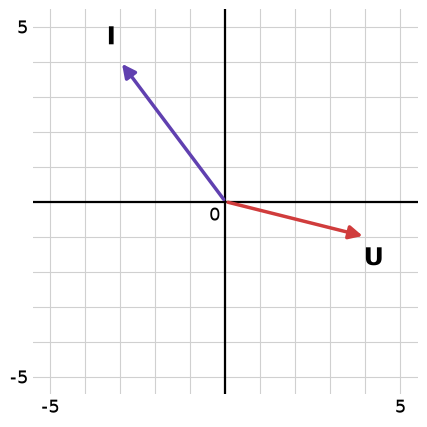

Python code for this plot:
"""Draw 1.1_vectors.png: the phasors U = (4; -1) V and I = (-3; 4) A in a coordinate system.

Usage: python3 1.1_vectors.py (requires matplotlib). The image is written next to this script.
"""
from pathlib import Path

import matplotlib

matplotlib.use("Agg")
import matplotlib.pyplot as plt

OUT = Path(__file__).with_suffix(".png")
# Phasor name -> (coordinates, color).
VECTORS = {"U": ((4, -1), "#d03c3c"), "I": ((-3, 4), "#6040b0")}


def draw(out):
    """Draw the phasors from the origin in a grid from -5 to 5, and save the figure as out."""
    fig, ax = plt.subplots(figsize=(5, 5))
    ax.set_xlim(-5.5, 5.5)
    ax.set_ylim(-5.5, 5.5)
    ax.set_aspect("equal")
    ax.set_xticks(range(-5, 6))
    ax.set_yticks(range(-5, 6))
    ax.set_xticklabels([str(x) if x in (-5, 5) else "" for x in range(-5, 6)], fontsize=13)
    ax.set_yticklabels([str(y) if y in (-5, 5) else "" for y in range(-5, 6)], fontsize=13)
    ax.grid(color="#d0d0d0", lw=0.8)
    ax.axhline(0, color="black", lw=1.6)
    ax.axvline(0, color="black", lw=1.6)
    ax.text(-0.15, -0.15, "0", fontsize=13, ha="right", va="top")
    for spine in ax.spines.values():
        spine.set_visible(False)
    ax.tick_params(length=0)

    for name, ((x, y), color) in VECTORS.items():
        ax.annotate("", xy=(x, y), xytext=(0, 0),
                    arrowprops=dict(arrowstyle="-|>", color=color, lw=2.5, mutation_scale=20))
        ax.text(x + 0.25 * (1 if x > 0 else -1), y + (0.3 if y > 0 else -0.3), rf"$\mathbf{{{name}}}$",
                fontsize=18, ha="center", va="bottom" if y > 0 else "top")
    fig.savefig(out, dpi=100, bbox_inches="tight")


if __name__ == "__main__":
    draw(OUT)
